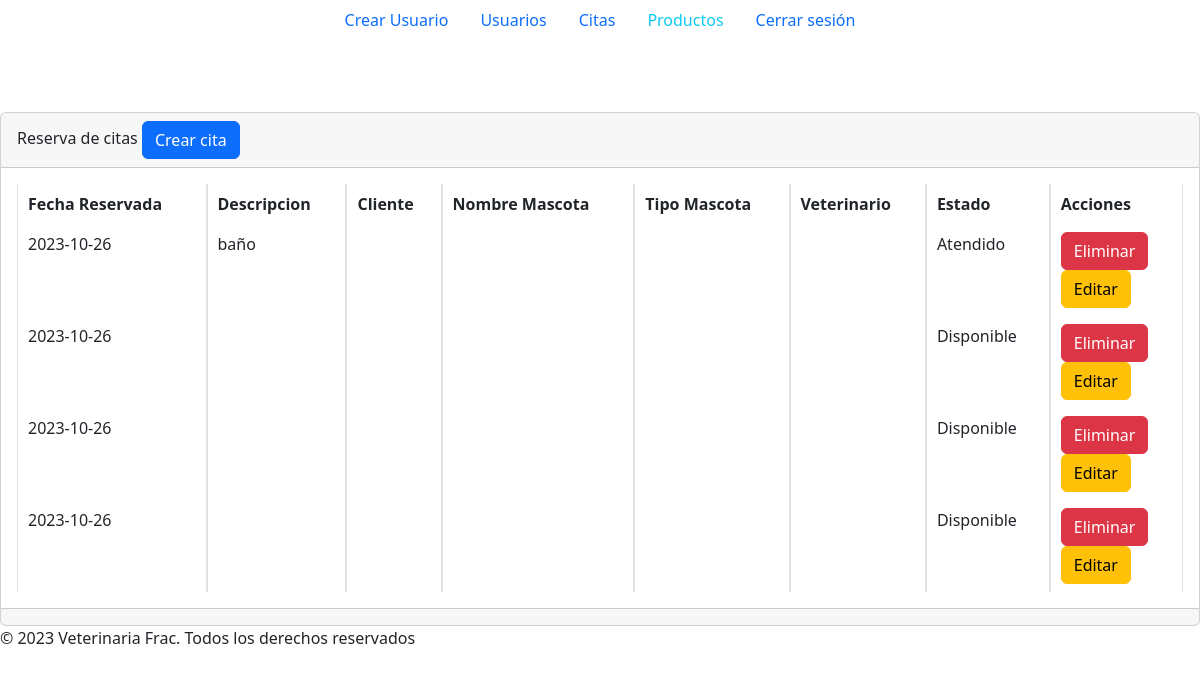
Before: /secciones/reservas/index.php with the older database file.
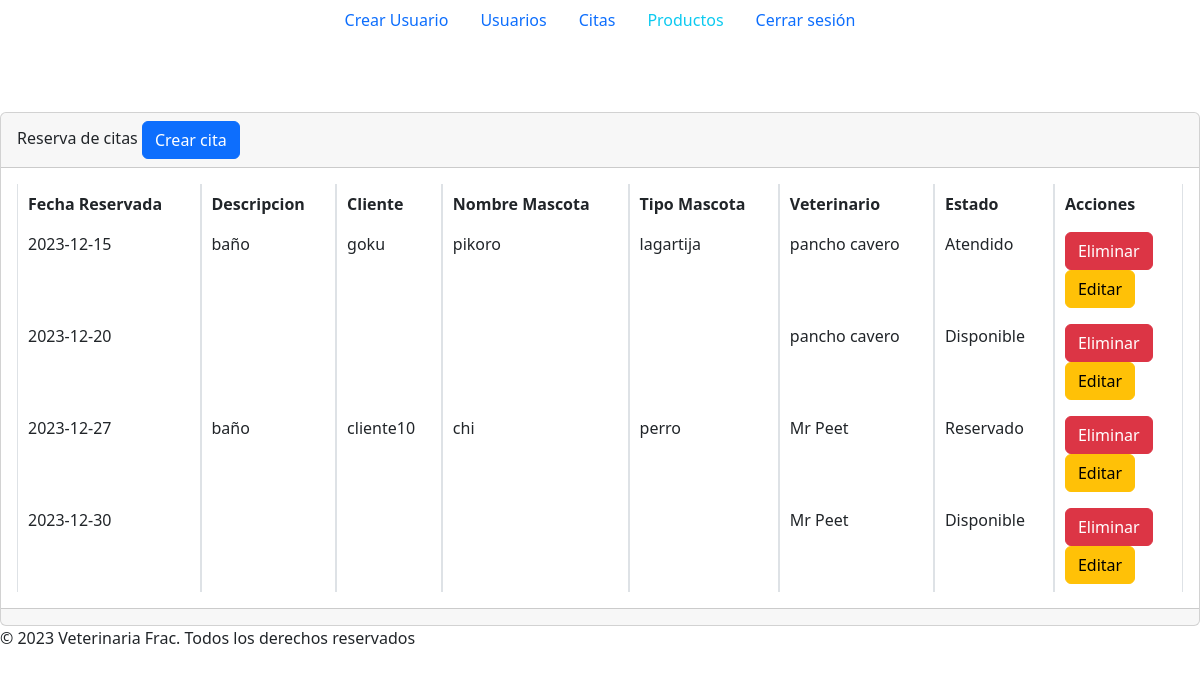
After: the same page with the newer database file.
### tables this page shows
CREATE TABLE `reservadecitas` (
  `id` int(8) NOT NULL,
  `id_administrador` int(8) NOT NULL,
  `id_cliente` int(8) DEFAULT NULL,
  `id_veterinario` int(8) NOT NULL,
  `fechareserva` date NOT NULL,
  `hora` time NOT NULL,
  `asunto` varchar(255) DEFAULT NULL,
  `estado` tinyint(1) NOT NULL
);

### secciones/reservas/index.php (the view, shortened to what this page needs)
<?php
include("../../config/bd.php");
function getReservaciones($conn) {
    $sql = "SELECT rc.id as id, rc.fechareserva as fecha, rc.asunto as asunto,
    (SELECT nombre FROM cliente WHERE id = rc.id_cliente) as clientes,
    (SELECT nombre FROM veterinario WHERE id = rc.id_veterinario) as veterinario,
    (CASE WHEN rc.estado = 1 THEN 'Disponible' WHEN rc.estado= 2 THEN 'Reservado' WHEN rc.estado=3 THEN 'Atendido' ELSE 'Cancelado' END) as estado1,
    (SELECT m.nombre FROM mascota m
     JOIN cliente c ON m.id_cliente = c.id
     WHERE c.id = rc.id_cliente) as nombre_mascota,
    (SELECT m.tipo FROM mascota m
     JOIN cliente c ON m.id_cliente = c.id
     WHERE c.id = rc.id_cliente) as tipo_mascota
    FROM reservadecitas rc ";
    $result = $conn->query($sql);
    if ($result->num_rows > 0) {
        return $result->fetch_all(MYSQLI_ASSOC);
    } else {
        return [];
    }
}
$reservations = getReservaciones($conn);
?>
<?php include("../../plantillas/header.php")?>
<br />
<br />
<br />
<div class="card">
    <div class="card-header">
        Reserva de citas
        <a href="./crear.php" class="btn btn-primary">Crear cita</a>
    </div>
    <div class="card-body">
        <div class="table-responsive-sm">
            <table class="table table-bordered" id="tabla_id">
            <tr>
                <th>Fecha Reservada</th>
                <th>Descripcion</th>
                <th>Cliente</th>
                <th>Nombre Mascota</th>
                <th>Tipo Mascota</th>
                <th>Veterinario</th>
                <th>Estado</th>
                <th>Acciones</th>
            </tr>
            <?php foreach ($reservations as $reservation) : ?>
                <tr>
                    <td><?php echo $reservation['fecha']; ?></td>
                    <td><?php echo $reservation['asunto']; ?></td>
                    <td ><?php echo $reservation['clientes']; ?></td>
                    <td><?php echo $reservation['nombre_mascota']; ?></td>
                    <td><?php echo $reservation['tipo_mascota']; ?></td>
                    <td><?php echo $reservation['veterinario']; ?></td>
                    <td><?php echo $reservation['estado1']; ?></td>
                    <td>
                        <form method="post" action="index.php">
                            <button type="submit" class="btn btn-danger">Eliminar</button>
                        </form>
                        <a href="./editar.php?id=<?php echo $reservation['id']; ?>" class="btn btn-warning">Editar</a>
                    </td>
                    </tr>
            <?php endforeach; ?>
            </table>
        </div>
    </div>
    <div class="card-footer text-muted">
    </div>
</div>
<?php include("../../plantillas/footer.php")?>

Changed rows visible on the page:
removed reservadecitas: fechareserva "2023-10-26", asunto "baño", estado1 "Atendido"
removed reservadecitas: fechareserva "2023-10-26", estado1 "Disponible"
removed reservadecitas: fechareserva "2023-10-26", estado1 "Disponible"
removed reservadecitas: fechareserva "2023-10-26", estado1 "Disponible"
added reservadecitas: fechareserva "2023-12-15", asunto "baño", clientes "goku", nombre_mascota "pikoro", tipo_mascota "lagartija", veterinario "pancho cavero", estado1 "Atendido"
added reservadecitas: fechareserva "2023-12-20", veterinario "pancho cavero", estado1 "Disponible"
added reservadecitas: fechareserva "2023-12-27", asunto "baño", clientes "cliente10", nombre_mascota "chi", tipo_mascota "perro", veterinario "Mr Peet", estado1 "Reservado"
added reservadecitas: fechareserva "2023-12-30", veterinario "Mr Peet", estado1 "Disponible"
